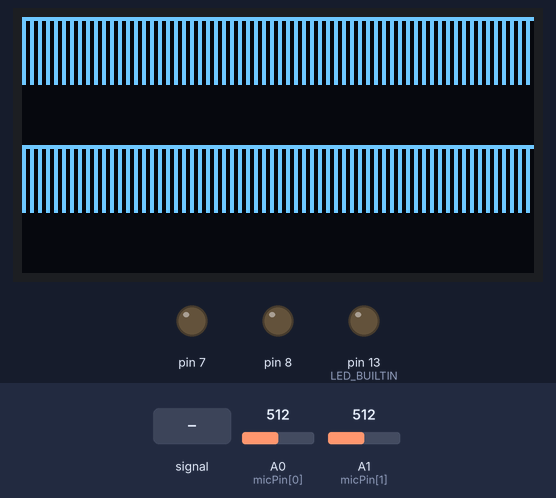
This sketch was run on a simulated Arduino Uno, built with avr-gcc and run on an emulated ATmega328P. Shown: 128×64 one-colour display, output pins drawn as LEDs (lit = HIGH). The inputs (shaded band) are chosen by the test bench; at power-on: A0 (micPin[0]) = 512, A1 (micPin[1]) = 512.

Above: at 1.2 s.
1.3 s: A0 (micPin[0]) fed a 200 Hz sine of ±81 counts around its level
At 1.62 s:
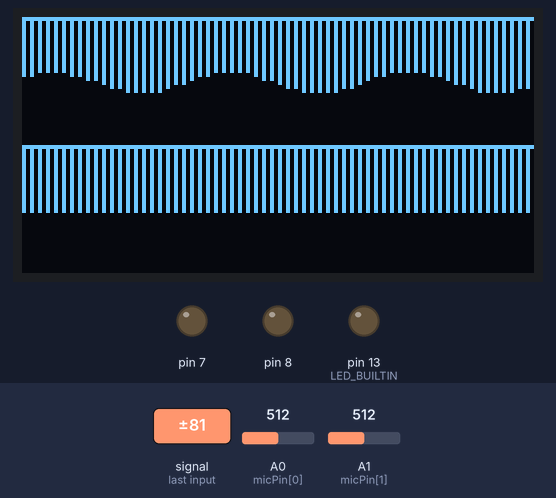
3.0 s: A0 (micPin[0]) set to 716
At 3.5 s:
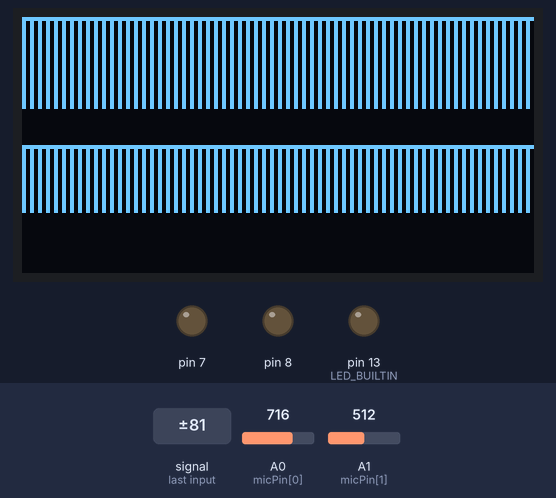
4.6 s: A1 (micPin[1]) fed a 200 Hz sine of ±81 counts around its level
At 4.91 s:
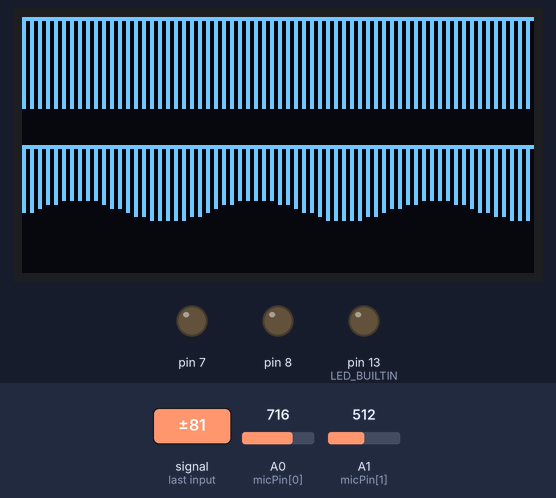
6.3 s: A1 (micPin[1]) set to 716
At 7.0 s:
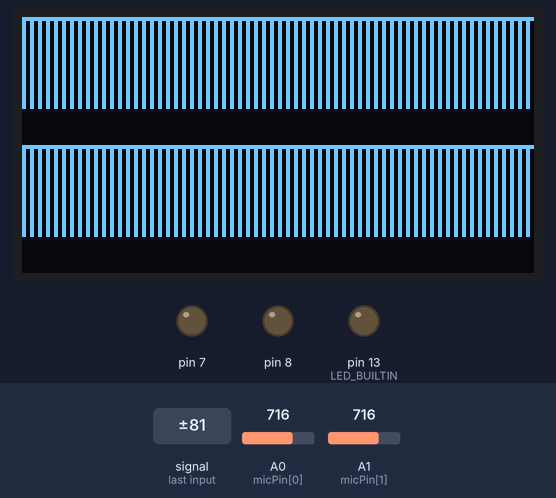
7.9 s: A0 (micPin[0]) fed a 1000 Hz sine of ±255 counts around its level
At 8.2 s:
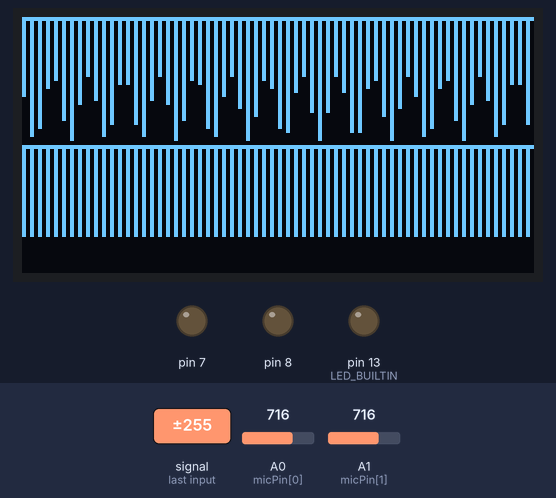
9.6 s: A1 (micPin[1]) fed a 1000 Hz sine of ±255 counts around its level
At 9.85 s:
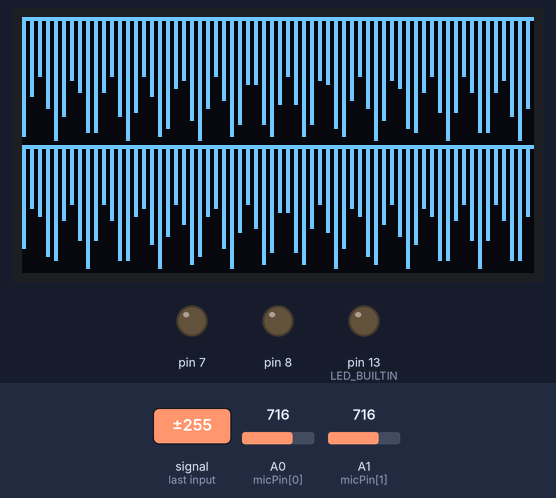
Timing chart, 0 to 12.2 s (numbered marks = the images above; inputs shaded):
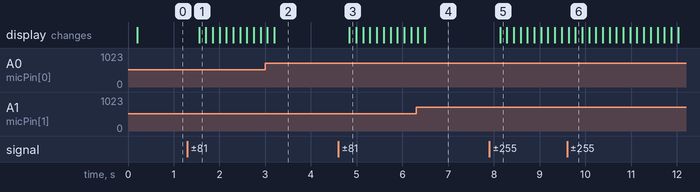

Measured:
- after the input at 1.3 s, the display: changes after 0.25 s (image 1)
- after the input at 4.6 s, the display: changes after 0.24 s (image 3)
- after the input at 7.9 s, the display: changes after 0.23 s (image 5)

The sketch:

Oscilo.ino
```cpp
/**
 *
 * Dump the sound signal onto a 12864 lcd screen
 */


// -- screen ----------------------------------------------------------

#include <SPI.h>
#include <Wire.h>
#include <Adafruit_GFX.h>
#include <Adafruit_SSD1306.h>


#define SCREEN_WIDTH 128 // OLED display width, in pixels
#define SCREEN_HEIGHT 64 // OLED display height, in pixels

// Declaration for an SSD1306 display connected to I2C (SDA, SCL pins)
#define OLED_RESET     -1 // Reset pin # (or -1 if sharing Arduino reset pin)
Adafruit_SSD1306 display(SCREEN_WIDTH, SCREEN_HEIGHT, &Wire, OLED_RESET);

void setupScreen() {
  if(!display.begin(SSD1306_SWITCHCAPVCC, 0x3C)) { // Address 0x3D for 128x64
    Serial.println(F("SSD1306 allocation failed"));
    for(;;); // Don't proceed, loop forever
  }

  // Clear the buffer
  display.clearDisplay();
  display.setTextSize(2);             // Normal 1:1 pixel scale
  display.setTextColor(SSD1306_WHITE);        // Draw white text
  display.setCursor(0,0);             // Start at top-left corner
  display.println("ready...");


  display.display();


  // Show the display buffer on the screen. You MUST call display() after
  // drawing commands to make them visible on screen!
}


// -- mic configuration --------------------------------------------


//int DELAY


void setup() {
  Serial.begin(115200);


  setupScreen();

  pinMode(LED_BUILTIN, OUTPUT);
  pinMode(7, OUTPUT);
  pinMode(8, OUTPUT);

  pinMode(6, INPUT);    // sets the digital pin 6 as input

  reset();
}


/*

// small loop to detect what is the ref voltage of mic
int hits=0;
float acc=0;

void loop() {
    int h=analogRead(micPin);
    acc+=h;
    hits++;
    float avg=acc/hits;

    Serial.print("hits:");
    Serial.print(hits);
    Serial.print("avg:");
    Serial.print(avg);

    Serial.println();
    delay(500);
}
*/


// number of samplings per bucket
#define SAMPLES 1000

#define MICS 2


#define SAMPLES_REC 128
// record the values from mic1, for debug only
byte d1[SAMPLES_REC*MICS];


int threshold=160;

// microphone pins
int micPin[MICS] = {A0,A1};


// total number of buckets so far
int buckets;


// time inside bucket
int t=0;

// max sampling value
int vmax[MICS];

// timing of max sampling value
int tmax[MICS];


void reset(){
    // reset
    for(int i=0;i<MICS;i++){
      vmax[i]=0;
      tmax[i]=0;
    }
}

void record(){


   //  read the mics values, and maybe update max
    for(int i=0;i<MICS;i++){

      int n=analogRead(micPin[i]); // n1 range is [0..1024]


          if (t<SAMPLES_REC){
            d1[t*MICS+i]=n/4;
          }


      n=n-512;
      if (n<0)
        n=-n;


//   n1=n1/4;
//   n2=n2/4;

   //   int n=h-MIC_REF;
   // if (n<0) n=-n;

   if (n>vmax[i]){
        vmax[i]=n;
        tmax[i]=t;
   }
   //    d1[t]=n1;

    }

   //
   t++;

//   delayMicroseconds(5);


}


int leadingMicIdx=-1;


void analyze(){

  // reet analyze flag
  leadingMicIdx=-1;

    //

   // check if the threshold was reach on both mics,
  int levelOk=0;
  for(int i=0;i<MICS;i++){
    if (vmax[i]<threshold)
      return;
  }


      //

//      if (max1>threshold &&  max2>threshold){
//
//
//        // some noise occured
//
//
//        // turn the default LED on
//        digitalWrite(LED_BUILTIN, HIGH);
//
//
//        // dtt is threshold for time difference
//        int dtt=2;
//
//        // difference in peak times
//        int dt=t1-t2;
//
//
//        if (dt>dtt){
//          // peak signal was recorded earlier on mic2
//          digitalWrite(7, HIGH);
//          digitalWrite(8, LOW);
//        } else if (dt<-dtt){
//          // peak signal was recorded earlier on mic1
//          digitalWrite(8, HIGH);
//          digitalWrite(7, LOW);
//        } else {
//          // unclear
//          digitalWrite(8, HIGH);
//          digitalWrite(7, HIGH);
//        }
//
//         } else {
//
//        // not loud noise hear, so switch off all leds
//
//        digitalWrite(LED_BUILTIN, LOW);    // turn the LED off by making the voltage LOW
//
//        digitalWrite(8, LOW);
//        digitalWrite(7, LOW);
//
//        Serial.print(".");
//      }
//


}


void updateScreen(){
   if (buckets%4==-1)
   {
    display.clearDisplay();

   display.setCursor(0,0);             // Start at top-left corner
   float bps=(1000.0*buckets)/millis();
    display.print("bps:");
    display.println(bps);


    for(int i=0;i<MICS;i++){
      display.print(vmax[i]);
      display.print("@");
      display.println(tmax[i]);

    }


    // Show the display buffer on the screen. You MUST call display() after
    // drawing commands to make them visible on screen!
    display.display();
   }
    else
    //if (buckets%4==1)
    {

      display.clearDisplay();
      display.setTextSize(1);

      int h=64/MICS;

      for(int i=0;i<MICS;i++){

      int h0=i*h;

      for(int j=0;j<SAMPLES_REC;j++){
        byte y=d1[j*MICS+i]/4;


        if (y<0)
          y=0;
        else if (y>63)
          y=63;

        y=y/MICS;

        display.drawLine(j,h0,j,h0+(int)y, SSD1306_WHITE);
      }
      }

// display.print(d1[10]);

      display.display();
    }

}


void dumpSerial(){

//        // dump some debug info on serial
//        Serial.print("t1:");
//        Serial.print(t1);
//        Serial.print("max1:");
//        Serial.println(max1);
//
//
//        Serial.print("t2:");
//        Serial.print(t2);
//        Serial.print("max2:");
//        Serial.println(max2);

        for(int i=0;i<SAMPLES_REC;i++){
          Serial.print(" ");
          int n=d1[i]-127;
          int an=n;
          if (an<0)
            an=-an;

          if (an>30)
          Serial.print(d1[i]);
          else
          Serial.print("o");

          if (i%32==0)
          Serial.println();


        }


}
void loop(){

   reset();
   for(t=0;t<SAMPLES;t++)
      record();
   buckets++;
 //  analyze();
 updateScreen();
// dumpSerial();
}
```
